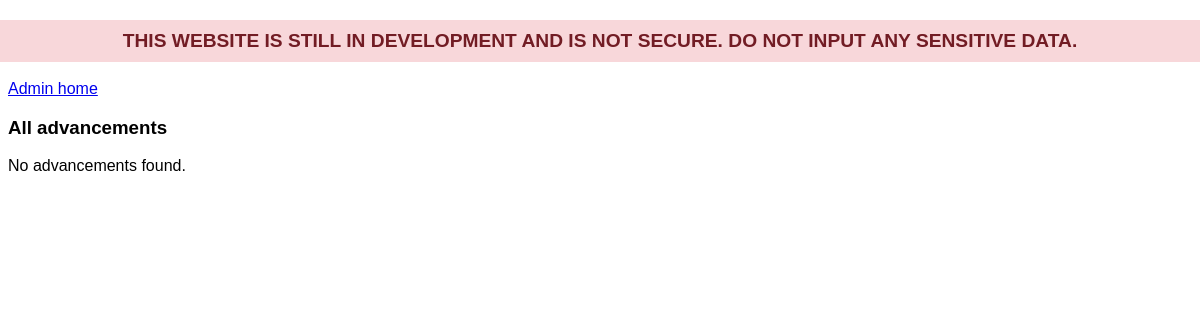
The page /admin/advancements/list on the database as committed earlier.
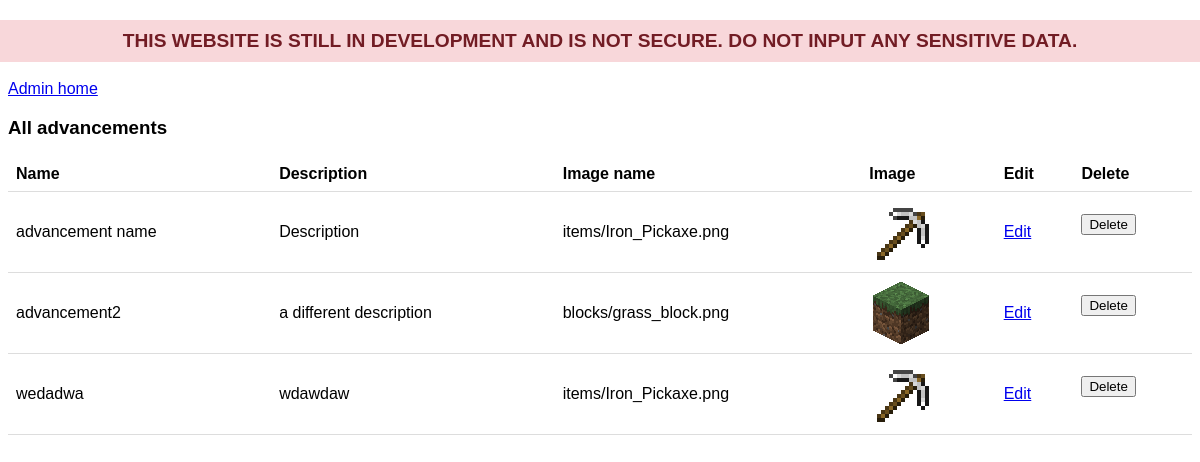
The same page on the database as committed later.
### tables this page shows
CREATE TABLE ADVANCEMENTS (ID INTEGER PRIMARY KEY AUTOINCREMENT, name TEXT, description TEXT, image TEXT);

### main.py (the view)
@app.route("/admin/advancements/list", methods=["GET"])
def advancements_list():
    if request.args.get("error"):
        error = request.args.get("error")
    else:
        error = None
    conn = get_db_connection()
    cursor = conn.cursor()
    try:
        cursor.execute("SELECT * FROM ADVANCEMENTS ORDER BY ID")
        advancements = cursor.fetchall()
    except sqlite3.Error as error:
        advancements = []
    conn.close()
    if not advancements:
        error = "No advancements found."
    return render_template("/admin/advancements-list.html", advancements=advancements, error=error)

### main.py (called while the page is built)
def get_db_connection():
    conn = sqlite3.connect("data/database.db")
    conn.row_factory = sqlite3.Row  # Enable row factory for dict-like access
    return conn

@app.before_request
def construct_db():
    if not os.path.exists("data/database.db"):
        with open("data/database.db", "w") as db_file:
            pass  # Create an empty database file
    conn = get_db_connection()
    cursor = conn.cursor()
    cursor.execute(
        "CREATE TABLE IF NOT EXISTS USERS (ID INTEGER PRIMARY KEY AUTOINCREMENT, name TEXT, user_md5 TEXT)"
    )
    cursor.execute(
        "CREATE TABLE IF NOT EXISTS ADVANCEMENTS (ID INTEGER PRIMARY KEY AUTOINCREMENT, name TEXT, description TEXT, image TEXT)"
    )
    conn.commit()
    conn.close()

### templates/admin/advancements-list.html
<html lang="en-gb">
    {% include "admin/header.html" %}
    <body>
        <div class="content">
            <a href="/admin">Admin home</a>
            <br>
            <h3>All advancements</h3>
            {% if error != None %}
                <p class="error">{{ error }}</p>
            {% else %}
                <table class="db-table">
                    <tr>
                        <th>Name</th>
                        <th>Description</th>
                        <th>Image name</th>
                        <th>Image</th>
                        <th>Edit</th>
                        <th>Delete</th>
                    </tr>
                    {% for advancement in advancements %}
                        <tr>
                            <td>{{ advancement.name }}</td>
                            <td>{{ advancement.description }}</td>
                            <td>{{ advancement.image }}</td>
                            <td>
                                {% if advancement.image %}
                                    <img src="{{ url_for('static', filename='images/' + advancement.image) }}" alt="{{ advancement.name }} image" style="width: 64px; height: 64px;">
                                {% else %}
                                    No image
                                {% endif %}
                            </td>
                            <td>
                                <a href="/admin/advancements/edit/{{ advancement.id }}">Edit</a>
                            </td>
                            <td>
                                <form action="/admin/advancements/delete/{{ advancement.id }}" method="POST">
                                    <input type="submit" value="Delete">
                                </form>
                            </td>
                        </tr>
                    {% endfor %}
                </table>
            {% endif %}
    </body>
</html>

### templates/admin/header.html (shortened to what this page needs)
<head>
    <link rel="stylesheet" href="{{ url_for('static', filename='css/admin-styles.css') }}">
</head>
{% include "base/disclaimer.html" %}

### templates/base/disclaimer.html
<div class="disclaimer">
    THIS WEBSITE IS STILL IN DEVELOPMENT AND IS NOT SECURE. DO NOT INPUT ANY SENSITIVE DATA.
</div>

### static/css/admin-styles.css (style rules this page uses)
* { font-family: 'Arial', sans-serif; }
body { margin: 0; padding: 8; padding-top: 10px; padding-top: 80px; }
.disclaimer { position: fixed; left: 0; right: 0; top: 20px; padding: 10px; background-color: #f8d7da; color: #721c24; padding: 10px; text-align: center; font-family: arial; font-size: 1.2em; font-weight: bold; }
.db-table { width: 100%; border-collapse: collapse; }
.db-table th, .db-table td { padding: 8px; text-align: left; border-bottom: 1px solid #ddd; }

Rows that differ between the two databases and show on the page:
added ADVANCEMENTS: name "advancement name", description "Description", image "items/Iron_Pickaxe.png", image (picture)
added ADVANCEMENTS: name "advancement2", description "a different description", image "blocks/grass_block.png", image (picture)
added ADVANCEMENTS: name "wedadwa", description "wdawdaw", image "items/Iron_Pickaxe.png", image (picture)
Other text that changed with them:
{{ error }}: "No advancements found." → (not shown)
text now shown: "Name Description Image name Image Edit Delete"
